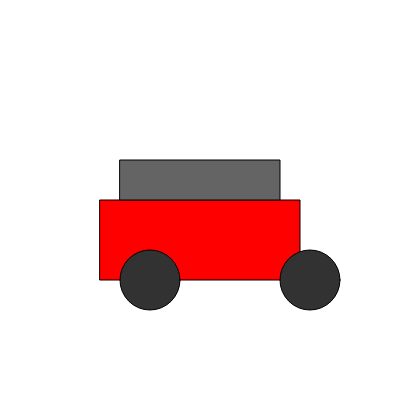
Frame 1 (no input)
Frame 60 (no input): identical to frame 1, image omitted
Frame 120 (the mouse pressed at the canvas centre since frame 60): identical to frame 1, image omitted

The p5.js sketch that drew this single still picture (run headless with seeded random() and noise() and a simulated clock; from frame 60 on, the mouse is pressed at the canvas centre):

// p5.js sketch
// ── sketch.js
function setup() {
  createCanvas(400, 400);
}

function draw() {
  background(255);

  fill(255, 0, 0);
  rect(100, 200, 200, 80);

  fill(100);
  rect(120, 160, 160, 40);

  fill(50);
  ellipse(150, 280, 60, 60);

  ellipse(310, 280, 60, 60);
}
